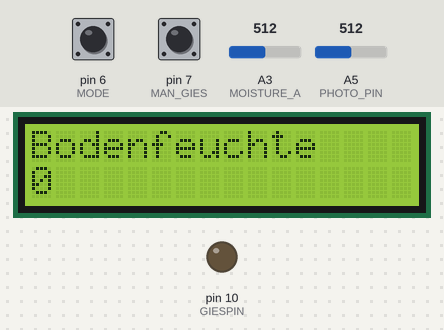
Simulated run of this sketch. Board: Arduino Uno, built with avr-gcc and run on an emulated ATmega328P. Parts: 16×2 character LCD, output pins drawn as LEDs (lit = HIGH). Inputs (shaded band) come from the test bench; at power-on: pin 6 (MODE) HIGH, A3 (MOISTURE_A) = 512, pin 7 (MAN_GIES) HIGH, A5 (PHOTO_PIN) = 512.

Above: at 1.2 s.
1.3 s: pin 6 (MODE) pulled LOW for 0.15 s
At 1.7 s:
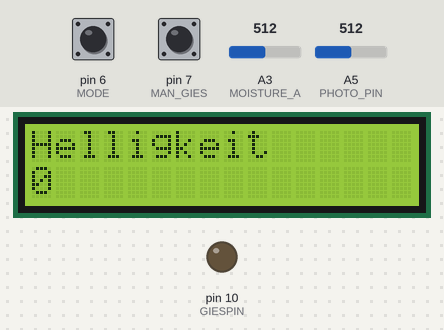
2.9 s: pin 6 (MODE) pulled LOW for 1 s
At 4.4 s:
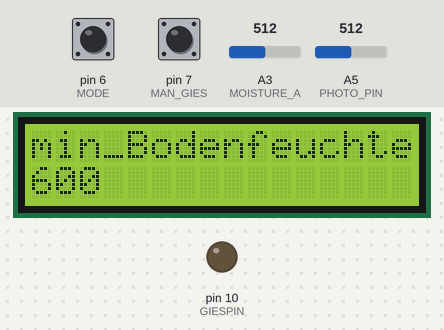
5.4 s: pin 6 (MODE) pulled LOW for 0.15 s
At 6.3 s:
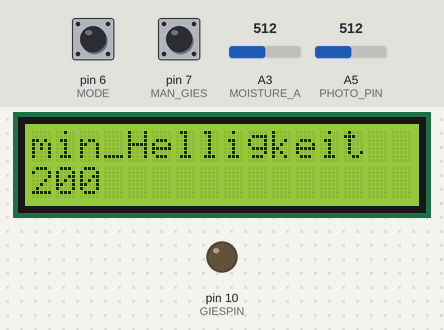
7.0 s: pin 6 (MODE) pulled LOW for 3.2 s
At 7.4 s:
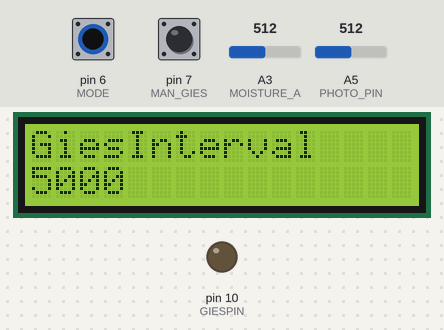
11.7 s: pin 6 (MODE) pulled LOW for 0.15 s
At 12.2 s:
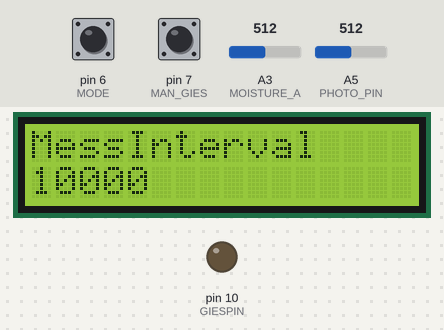
13.3 s: A3 (MOISTURE_A) set to 610
At 21.4 s:
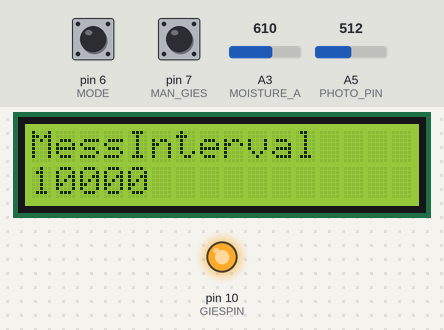
Timing chart, 0 to 31.5 s (numbered marks = the images above; inputs shaded):
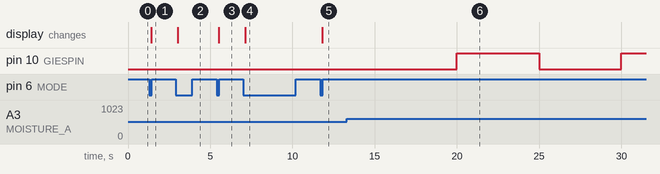

The sketch:

pflanze_mit_basis_fuer_ser_komm_V1.ino
```cpp
// Bodenfeuchtigkeitssensor liegt auf A0
//I2C auf A4 (SDA) und A5 (SCL)
//fuer i2c
#include <Wire.h>
//Libary from: https://github.com/fdebrabander/Arduino-LiquidCrystal-I2C-library
#include <LiquidCrystal_I2C.h>
#include <Bounce2.h>
//Pindefinition fuer Ardoino_Micoro
//Giespin
#define GIESPIN 10
//Feuchtigkeitssensor
#define MOISTURE_A A3 //Analog
#define MOUSTURE_D A4 //Digial
//PhotoSensor
#define PHOTO_PIN A5
//ModeTaster
#define MODE 6 //Dispaly An und Mode durchschalten
//Manuelles Gießen
#define MAN_GIES 7
//Anzahl der Modes die im Display angezeigt werden.
#define ANZAHL_MODE 8
//Definition Funktionen
LiquidCrystal_I2C lcd(0x27, 16, 2, LCD_5x8DOTS); // Set the LCD I2C address
Bounce tAnzeige = Bounce();
Bounce tManGiesen = Bounce();
void programm(void);
void messung (void);
void modeTaster(void);
void giesTaster(void);
void testGiesen(void);
void giesen(boolean wasser);
void printLCD(int mode);

void setup() {
  Serial.begin(9600);

  lcd.begin();
  pinMode(GIESPIN, OUTPUT);
  pinMode(MODE, INPUT_PULLUP); //Taster fuer Anzeige
  pinMode(MAN_GIES, INPUT_PULLUP); //Taster fuer mauelles Giesen
  tAnzeige.attach(MODE);
  tAnzeige.interval(100);
  tManGiesen.attach(MAN_GIES);
  tManGiesen.interval(100);
}
//Variablen
int giesInterval = 5000;
int messInterval = 10000; //spaeter alle 4 std
int minFeuchtigkeit = 600;
int minHelligkeit = 200;
int displayTimeout = 30000;
boolean helligkeitOff = true; //deaktivert den Helligkeitssensor --> giest immer wenn die minFeuchtigkeit unterschirtten wird egal welche Helligkeit.
boolean backlight_OFF = false;
int aktFeuchtigkeit = 0;
int aktHelligkeit = 0;
int mode = 1;
boolean neueMesswerte = false;
boolean startGiesIntervall = true; //Gibt an, ob dies der erste durchlauf in einem Giesintervall ist.
unsigned long prevMessung = 0;
unsigned long startIntervall = 0;
unsigned long prevDisplayTimeout = 0;

int menueauswahl = 0;
//Variablen


void loop() {
  programm();
}
void programm() {
  messung();
  modeTaster();
  giesTaster();
  testGiesen();
  printLCD(mode);
}
void testGiesen() {
  //Neues Messergebniss ist vorhanden.
  if (neueMesswerte) {
    //Messwerte Zeigen, es muss gegossen werden und es ist nicht Nacht.
    //Muss gegossen werden aber es ist nicht Hell genug, so wird neuer Messwert nicht zurückgesetzt,
    //sodass diese Abfrage solange wiederholt wird bis die Helligkeitsbedingung erfüllt ist.
    //helligkeitOff ueberbrueckt den Helligkeitssensor, wenn dies gewuenscht ist.
    if (aktFeuchtigkeit >= minFeuchtigkeit && (aktHelligkeit >= minHelligkeit || helligkeitOff)) {
      //zu beinn jedes Giesintervalls muss der Startwert gesetzt werden
      giesen(true);
      if (startGiesIntervall) {
        startIntervall = millis();
        startGiesIntervall = false;
      }
      //Stoppt giesen wenn giesIntervall erreicht und qutiert den Messwert als bearbeitet.
      if ((millis() - startIntervall) >= giesInterval) {
        giesen(false);
        neueMesswerte = false;
        startGiesIntervall = true;
      }
    }
    //Messwert Zeigt, es muss nicht geossen werden
    else if (aktFeuchtigkeit < minFeuchtigkeit) {
      neueMesswerte = false;
      giesen(false);
    }
  }
}
//liest Tastendruck, erneuert die Messwerte und übergibt die Werte das LCD-Dispaly
void modeTaster() {
  tAnzeige.update();
  if (tAnzeige.fell() ) {
    //zuruecksezten des DisplyTimer, damit das Display an beleibt wenn man die taste drueckt.
    prevDisplayTimeout = millis();
    if (backlight_OFF) {
      lcd.backlight();
      backlight_OFF = false;
    }
    else {
      lcd.backlight();
      mode = (mode + 1) % ANZAHL_MODE;
    }
  }
}
//giest solange, solange der Taster gedrückt wird.
void giesTaster() {
  tManGiesen.update();
  if (tManGiesen.fell() ) {
    giesen(true);
  }
  else if (tManGiesen.rose() ) {
    giesen(false);
  }
}
void giesen(boolean wasser) {
  //Starten und Stoppt die Pumpe.
  if (wasser == true) {
    digitalWrite(GIESPIN, HIGH);
    //lcd.noBacklight();
  }
  else {
    digitalWrite(GIESPIN, LOW);
    //lcd.backlight();
  }
}
void messung () {
  //Liest die Sensoren aus und schreibt werte in globale Variablen.
  if ((millis() - prevMessung) >= messInterval) {
    aktFeuchtigkeit = analogRead(MOISTURE_A);
    aktHelligkeit = analogRead(PHOTO_PIN);
    neueMesswerte = true; //zeigt an, dass neue Messwerte vorhanden sind
    prevMessung = millis();
  }
}
String line1;
String line1old;
String line2;
String line2old;

void printLCD(int mode) {
  switch (mode) {
    case 0:
      lcd.noBacklight();
      line1 = "";
      line2 = "";
      break;
    case 1:
      line1 = "Bodenfeuchte";
      line2 = String(aktFeuchtigkeit);
      break;
    case 2:
      line1 = "Helligkeit";
      line2 = String(aktHelligkeit);
      break;
    case 3:
      line1 = "min_Bodenfeuchte";
      line2 = String(minFeuchtigkeit);
      break;
    case 4:
      line1 = "min_Helligkeit";
      line2 = String(minHelligkeit);
      break;
    case 5:
      line1 = "GiesInterval";
      line2 = String(giesInterval);
      break;
    case 6:
      line1 = "MessInterval";
      line2 = String(messInterval);
      break;
    case 7:
      line1 = "Helligkeitssensor";
      if (helligkeitOff) {
        line2 = "Deaktiviert";
      }
      else {
        line2 = "Aktiviert";
      }
      break;
  }

  if (line1 != line1old || line2 != line2old) {
    //lcd.backlight();
    lcd.clear();
    lcd.setCursor(0, 0);
    lcd.print(line1);
    lcd.setCursor(0, 1);
    lcd.print(line2);
    line1old = line1;
    line2old = line2;
  }
  if ((millis() - prevDisplayTimeout) >= displayTimeout) {
    lcd.noBacklight();
    backlight_OFF = true;
    prevDisplayTimeout = millis();
  }
}

void serialKom (){
   //auszugeben
  Serial.println("Feuchtigkeit: ");
  Serial.println(aktFeuchtigkeit);
  Serial.println("Helligkeit: ");
  Serial.println(aktHelligkeit);

  //auszugeben und zu verändern
  Serial.println("min_Bodenfeuchte: ");
  Serial.println(minFeuchtigkeit );
  Serial.println("min_Helligkeit: ");
  Serial.println(minHelligkeit );
  Serial.println("GiesInterval: ");
  Serial.println(giesInterval );
  Serial.println("MessInterval: ");
  Serial.println(messInterval );

  Serial.flush();

  // 1: min_Bodenfeuchte aendern, 2: min_Helligkeit aendern, 3: GiesInterval aendern, 4: MessInterval aendern
  if(Serial.available()){

   menueauswahl = Serial.read(); //geplant ist ein Menue im (C++)Programm, bei dem man erstmal sagt, was geaendert werden soll. Im naechsten Schritt wird der neue Wert eingegeben


    switch(menueauswahl){             // geplant ist, fehlerhafte Eingaben im Programm zu behandeln
      case 1:
            if(Serial.available()){
              minFeuchtigkeit = Serial.read();
            }
      break;
      case 2:
            if(Serial.available()){
              minHelligkeit  = Serial.read();
            }
      break;
      case 3:
            if(Serial.available()){
              giesInterval = Serial.read();
            }
      break;
      case 4:
           if(Serial.available()){
              messInterval = Serial.read();
            }
      break;
    }
  menueauswahl = 0;


  }

}
```

Measured:
- after the input at 1.3 s, the display: changes after 0.12 s (image 1)
- after the input at 2.9 s, the display: changes after 0.12 s (image 2)
- after the input at 5.4 s, the display: changes after 0.12 s (image 3)
- after the input at 7.0 s, the display: changes after 0.12 s (image 4)
- after the input at 11.7 s, the display: changes after 0.12 s (image 5)
- after the input at 13.3 s, pin 10 (GIESPIN): LOW → HIGH after 6.7 s, → LOW 5.0 s later, → HIGH 5.0 s later
